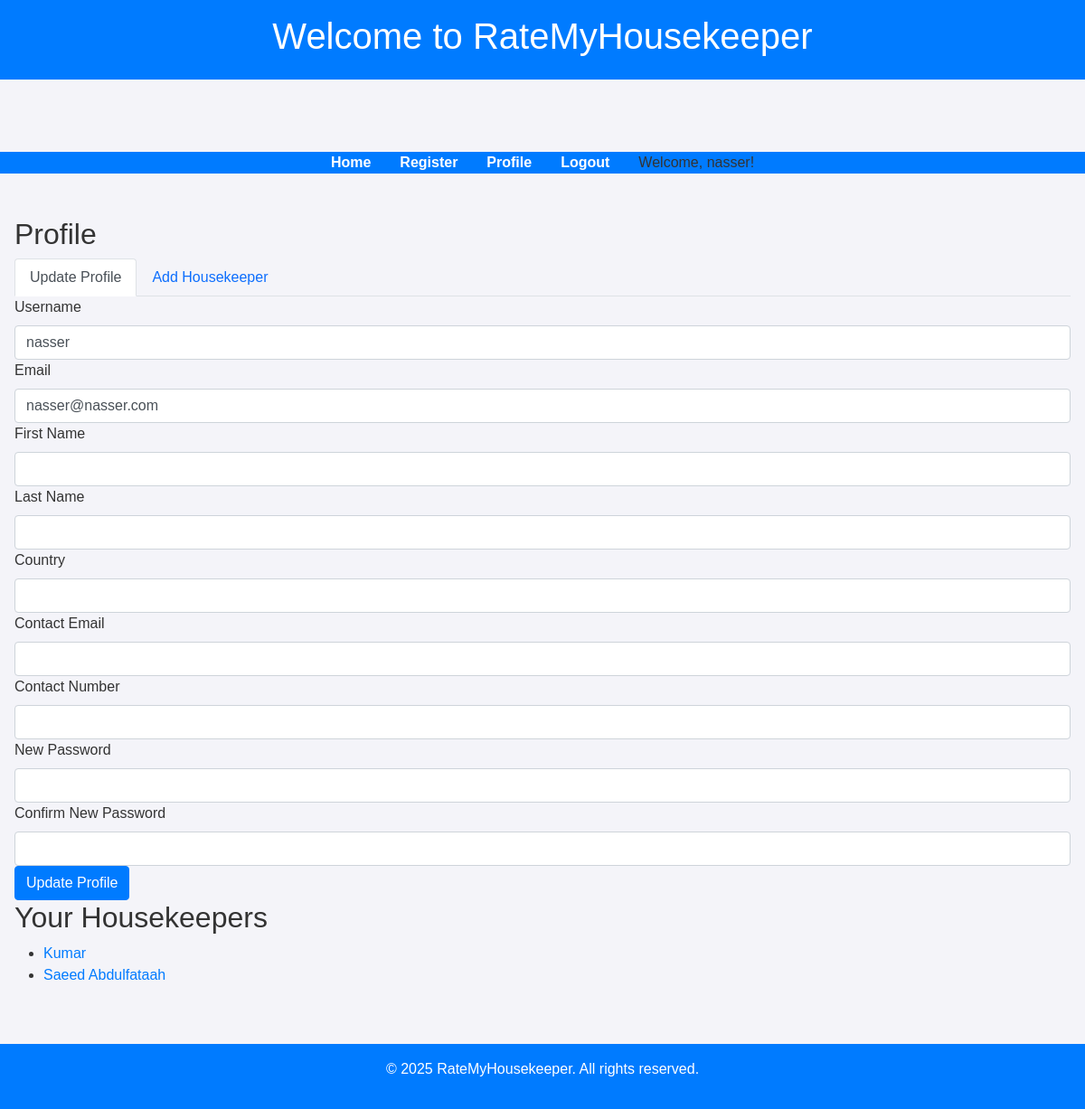
Page /profile (signed in) on the earlier database version.
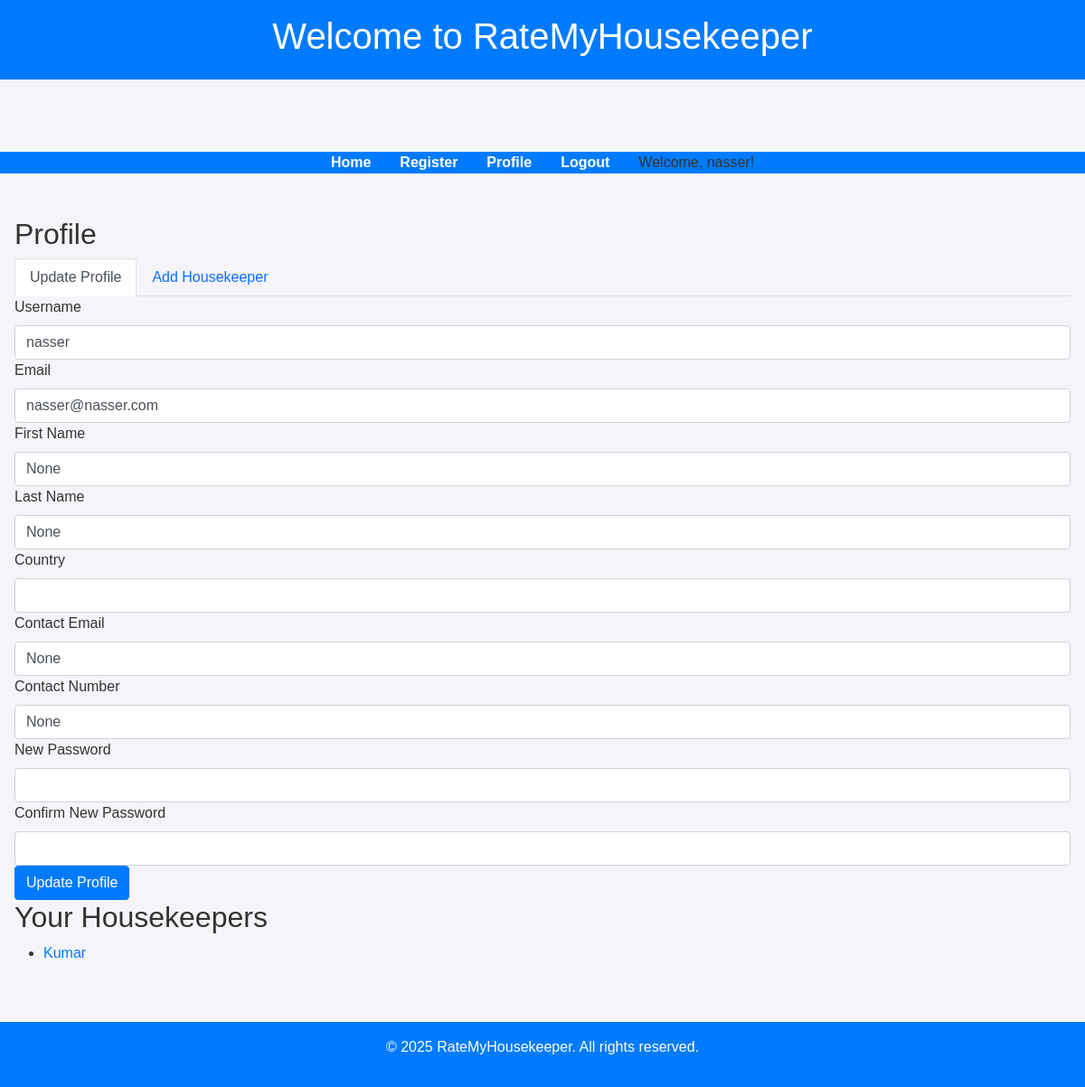
Same page on the later database version.
### app/models.py (models this page shows, shortened)
class User(UserMixin, db.Model):
    id = db.Column(db.Integer, primary_key=True)
    username = db.Column(db.String(150), nullable=False, unique=True)
    email = db.Column(db.String(150), nullable=False, unique=True)
    password = db.Column(db.String(256), nullable=False)  # Store hashed passwords
    first_name = db.Column(db.String(64), nullable=True)
    last_name = db.Column(db.String(64), nullable=True)
    country = db.Column(db.String(64), nullable=True)
    contact_email = db.Column(db.String(120), nullable=True)
    contact_number = db.Column(db.String(20), nullable=True)
    ratings = db.relationship('Rating', back_populates='author', lazy=True, overlaps="user_ratings,author")  # Refined overlaps
    housekeepers = db.relationship('Housekeeper', back_populates='user', lazy=True)

class Housekeeper(db.Model):
    id = db.Column(db.Integer, primary_key=True)
    name = db.Column(db.String(100), nullable=False)
    passport_number = db.Column(db.String(50), unique=True)
    nationality = db.Column(db.String(100))
    working_countries = db.Column(db.String(500), nullable=False)  # Store as a comma-separated string
    note = db.Column(db.Text, nullable=True)
    user_id = db.Column(db.Integer, db.ForeignKey('user.id'), nullable=False)
    user = db.relationship('User', back_populates='housekeepers', lazy=True)
    ratings = db.relationship('Rating', back_populates='evaluated_housekeeper', lazy=True)

### app/routes.py (the view, shortened to what this page needs)
@main.route("/profile", methods=["GET", "POST"])
@login_required
def profile():
    profile_form = ProfileForm()
    housekeeper_form = HousekeeperForm()
    profile_form.username.data = current_user.username
    profile_form.email.data = current_user.email
    profile_form.first_name.data = current_user.first_name
    profile_form.last_name.data = current_user.last_name
    profile_form.country.data = current_user.country
    profile_form.contact_email.data = current_user.contact_email
    profile_form.contact_number.data = current_user.contact_number
    housekeepers = current_user.housekeepers
    return render_template(
        "profile.html",
        profile_form=profile_form,
        housekeeper_form=housekeeper_form,
        housekeepers=housekeepers
    )

### app/forms.py
class ProfileForm(FlaskForm):
    username = StringField('Username', validators=[DataRequired(), Length(min=2, max=20)])
    email = StringField('Email', validators=[DataRequired(), Email()])
    first_name = StringField('First Name', validators=[Optional()])
    last_name = StringField('Last Name', validators=[Optional()])
    country = SelectField("Country", choices=COUNTRIES, validators=[DataRequired()])
    contact_email = StringField('Contact Email', validators=[Optional(), Email()])
    contact_number = StringField('Contact Number', validators=[Optional()])
    password = PasswordField('New Password', validators=[Optional()])
    confirm_password = PasswordField("Confirm New Password")  # Add this field
    submit = SubmitField('Update Profile')

### app/__init__.py (called while the page is built)
@login_manager.user_loader
def load_user(user_id):
    from app.models import User  # Import User model here to avoid circular imports
    return User.query.get(int(user_id))  # Load the user from the database by ID

### app/templates/profile.html (shortened to what this page needs)
{% extends "base.html" %}
{% block content %}
    <h2>Profile</h2>
    <ul class="nav nav-tabs" id="profileTabs" role="tablist">
        <li class="nav-item">
            <a class="nav-link active" id="update-profile-tab" data-toggle="tab" href="#update-profile" role="tab" aria-controls="update-profile" aria-selected="true">Update Profile</a>
        </li>
        <li class="nav-item">
            <a class="nav-link" id="add-housekeeper-tab" data-toggle="tab" href="#add-housekeeper" role="tab" aria-controls="add-housekeeper" aria-selected="false">Add Housekeeper</a>
        </li>
    </ul>
    <div class="tab-content" id="profileTabsContent">
        <div class="tab-pane fade show active" id="update-profile" role="tabpanel" aria-labelledby="update-profile-tab">
            <form method="POST">
                <div>
                    {{ profile_form.username.label }}<br>
                    {{ profile_form.username(class="form-control", value=profile_form.username.data) }}
                </div>
                <div>
                    {{ profile_form.email.label }}<br>
                    {{ profile_form.email(class="form-control", value=profile_form.email.data) }}
                </div>
                <div>
                    {{ profile_form.first_name.label }}<br>
                    {{ profile_form.first_name(class="form-control", value=profile_form.first_name.data) }}
                </div>
                <div>
                    {{ profile_form.last_name.label }}<br>
                    {{ profile_form.last_name(class="form-control", value=profile_form.last_name.data) }}
                </div>
                <div>
                    {{ profile_form.country.label }}<br>
                    {{ profile_form.country(class="form-control", value=profile_form.country.data) }}
                </div>
                <div>
                    {{ profile_form.contact_email.label }}<br>
                    {{ profile_form.contact_email(class="form-control", value=profile_form.contact_email.data) }}
                </div>
                <div>
                    {{ profile_form.contact_number.label }}<br>
                    {{ profile_form.contact_number(class="form-control", value=profile_form.contact_number.data) }}
                </div>
                <div>
                    {{ profile_form.password.label }}<br>
                    {{ profile_form.password(class="form-control") }}
                </div>
                <div>
                    {{ profile_form.confirm_password.label }}<br>
                    {{ profile_form.confirm_password(class="form-control") }}
                </div>
                <div>
                    {{ profile_form.submit(class="btn btn-primary") }}
                </div>
            </form>
        </div>
    </div>
    <h2>Your Housekeepers</h2>
    <ul>
        {% for housekeeper in housekeepers %}
        <li>
            <a href="{{ url_for('main.housekeeper_detail', hk_id=housekeeper.id) }}">{{ housekeeper.name }}</a>
        </li>
        {% endfor %}
    </ul>
{% endblock %}

### app/templates/base.html (shortened to what this page needs)
<!DOCTYPE html>
<html lang="en">
<head>
    <link href="https://cdn.jsdelivr.net/npm/bootstrap@5.3.0/dist/css/bootstrap.min.css" rel="stylesheet">
    <link href="https://cdn.jsdelivr.net/npm/bootstrap@4.6.2/dist/css/bootstrap.min.css" rel="stylesheet">
    <link href="https://cdnjs.cloudflare.com/ajax/libs/font-awesome/5.15.4/css/all.min.css" rel="stylesheet">
    <link rel="stylesheet" href="https://cdnjs.cloudflare.com/ajax/libs/font-awesome/6.0.0-beta3/css/all.min.css">
    <link href="https://cdn.jsdelivr.net/npm/bootstrap@4.6.2/dist/css/bootstrap.min.css" rel="stylesheet">
</head>
<body>
    <header>
        <h1>Welcome to RateMyHousekeeper</h1>
    </header>
        <div class="container mt-3">
        </div>
    <nav>
        <ul>
            <li><a href="{{ url_for('main.home') }}">Home</a></li>
            <li><a href="{{ url_for('main.register') }}">Register</a></li>
            {% if current_user.is_authenticated %}
                <li><a href="{{ url_for('main.profile') }}">Profile</a></li>
                <li><a href="{{ url_for('main.logout') }}">Logout</a></li>
                <li>Welcome, {{ current_user.username }}!</li>
            {% else %}
                <li><a href="{{ url_for('main.login') }}">Login</a></li>
            {% endif %}
        </ul>
    </nav>
    <div class="container">
        {% block content %}{% endblock %}
    </div>
    <footer>
        <p>&copy; 2025 RateMyHousekeeper. All rights reserved.</p>
    </footer>
</body>
</html>

Differences in the rows shown:
removed Housekeeper: name "Saeed Abdulfataah"
changed User "nasser": first_name (not shown) → "None"; last_name (not shown) → "None"; contact_email (not shown) → "None"; contact_number (not shown) → "None"
